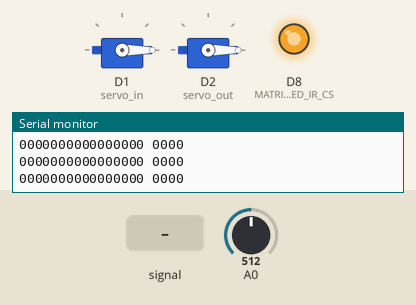
The sketch below on a simulated ESP8266 (NodeMCU). Shown: 2 × servo, output pins drawn as LEDs (lit = HIGH), the last lines printed to the serial monitor. The inputs (shaded band) are chosen by the test bench; at power-on: A0 = 512.

Above: at 0.5 s.
1.3 s: A0 fed a 200 Hz sine of ±81 counts around its level
At 3.9 s:
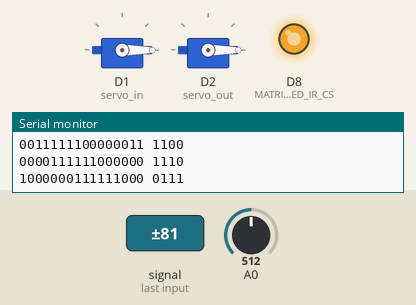
4.3 s: A0 set to 527
At 6.1 s:
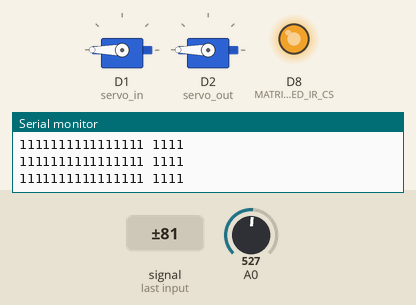
7.3 s: A0 set to 511
At 12.6 s:
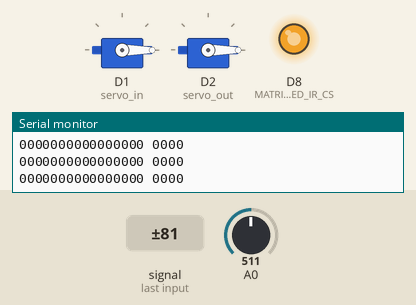
Timing chart, 0 to 16.3 s (numbered marks = the images above; inputs shaded):
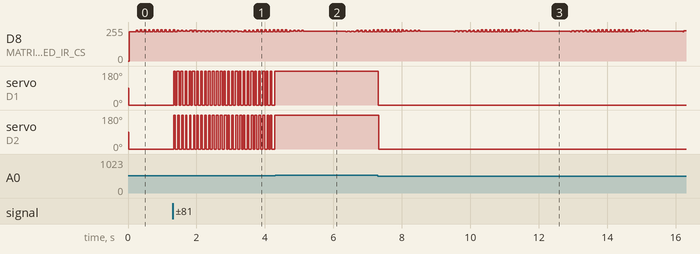

Measured:
- the behaviour switches between 512 and 513 on A0 (found by bisection; images 1 and 2)
- after the input at 1.3 s, servo on D1 (servo_in): alternates 180° for 0.05 s and 0° for 0.06 s, starting at once; servo on D2 (servo_out): alternates 180° for 0.05 s and 0° for 0.07 s, starting at once
- after the input at 4.3 s, servo on D1 (servo_in), servo on D2 (servo_out): stops changing and stays 180°
- after the input at 7.3 s, servo on D1 (servo_in), servo on D2 (servo_out): 180° → 0° at once

The sketch:

Matrix_LED_IR_test.ino
```cpp
#include "matrix_led_ir.h"
#include <Servo.h>

Servo servo_in;
Servo servo_out;

void setup() {
  // put your setup code here, to run once:
  init_matrixes();
  servo_in.attach(D1, 1010, 2010);  // attaches the servo on pin 9 to the servo object
  servo_out.attach(D2, 930, 1970);  // attaches the servo on pin 9 to the servo object
  Serial.begin(9600);
}

extern uint32_t ir_led_states;
uint8_t t=0;
void loop() {
  // put your main code here, to run repeatedly:
  delay(10);

  //ir_led_states = ir_led_states<<2;
  //if(ir_led_states==0)ir_led_states=2;
  char str[10];
  sprintf(str,"%02X",t);
  show_assign_matrix(str[0], 0);
  sprintf(str,"%02X",0xFF-t);
  show_free_matrix(str[0], str[1]);
  for(int i=0; i<16; i++){
    Serial.print(read_ir_sensor(i));
    set_led(i, read_ir_sensor(i));
  }
  Serial.print(" ");
  Serial.print(read_ir_sensor(IR_IN_BEFORE));
  Serial.print(read_ir_sensor(IR_IN_AFTER));
  Serial.print(read_ir_sensor(IR_OUT_BEFORE));
  Serial.print(read_ir_sensor(IR_OUT_AFTER));
  servo_in.write((!read_ir_sensor(IR_IN_BEFORE) || !read_ir_sensor(IR_IN_AFTER))?0:180);
  servo_out.write((!read_ir_sensor(IR_OUT_BEFORE) || !read_ir_sensor(IR_OUT_AFTER))?0:180);
  Serial.println();
  t++;
}
```

font.h
```cpp
//use the site https://xantorohara.github.io/led-matrix-editor to generate/view
//as byte arrays

const uint8_t FONT[][8] = {
{
  0b00000000,
  0b00111100,
  0b01100110,
  0b01101110,
  0b01110110,
  0b01100110,
  0b01100110,
  0b00111100
},{
  0b00000000,
  0b00011000,
  0b00011000,
  0b00111000,
  0b00011000,
  0b00011000,
  0b00011000,
  0b01111110
},{
  0b00000000,
  0b00111100,
  0b01100110,
  0b00000110,
  0b00001100,
  0b00110000,
  0b01100000,
  0b01111110
},{
  0b00000000,
  0b00111100,
  0b01100110,
  0b00000110,
  0b00011100,
  0b00000110,
  0b01100110,
  0b00111100
},{
  0b00000000,
  0b00001100,
  0b00011100,
  0b00101100,
  0b01001100,
  0b01111110,
  0b00001100,
  0b00001100
},{
  0b00000000,
  0b01111110,
  0b01100000,
  0b01111100,
  0b00000110,
  0b00000110,
  0b01100110,
  0b00111100
},{
  0b00000000,
  0b00111100,
  0b01100110,
  0b01100000,
  0b01111100,
  0b01100110,
  0b01100110,
  0b00111100
},{
  0b00000000,
  0b01111110,
  0b01100110,
  0b00001100,
  0b00001100,
  0b00011000,
  0b00011000,
  0b00011000
},{
  0b00000000,
  0b00111100,
  0b01100110,
  0b01100110,
  0b00111100,
  0b01100110,
  0b01100110,
  0b00111100
},{
  0b00000000,
  0b00111100,
  0b01100110,
  0b01100110,
  0b00111110,
  0b00000110,
  0b01100110,
  0b00111100
},{
  0b00000000,
  0b00111100,
  0b01100110,
  0b01100110,
  0b01111110,
  0b01100110,
  0b01100110,
  0b01100110
},{
  0b00000000,
  0b01111100,
  0b01100110,
  0b01100110,
  0b01111100,
  0b01100110,
  0b01100110,
  0b01111100
},{
  0b00000000,
  0b00111100,
  0b01100110,
  0b01100000,
  0b01100000,
  0b01100000,
  0b01100110,
  0b00111100
},{
  0b00000000,
  0b01111100,
  0b01100110,
  0b01100110,
  0b01100110,
  0b01100110,
  0b01100110,
  0b01111100
},{
  0b00000000,
  0b01111110,
  0b01100000,
  0b01100000,
  0b01111100,
  0b01100000,
  0b01100000,
  0b01111110
},{
  0b00000000,
  0b01111110,
  0b01100000,
  0b01100000,
  0b01111100,
  0b01100000,
  0b01100000,
  0b01100000
},{
  0b00000000,
  0b00000000,
  0b00000000,
  0b00000000,
  0b00000000,
  0b00000000,
  0b00000000,
  0b00000000
}
};
```

matrix_led_ir.cpp
```cpp
#include "matrix_led_ir.h"

#define MATRIX_FREE 0
#define MATRIX_ASSIGN 1

//order D-B-C-A
uint32_t ir_led_states = 0;//the value to be sent to the last 4 registers

uint8_t extra_ir = 0;

uint8_t matrix_transfer[8];//cmd_free_L dat_free_L cmd_free_R dat_free_R cmd_assign_L dat_assign_L cmd_assign_R dat_assign_R

void send_all(){
  digitalWrite(MATRIX_LED_IR_CS, LOW);
  delayMicroseconds(10);
  SPI.beginTransaction(SPISettings(SPI_CLOCK_MATRIX, MSBFIRST, SPI_MODE0));
  ///we have MATRIX_ASSIGN(4 bytes) -> MATRIX_FREE(4 bytes) -> IR in_out(1 byte) -> IR+LED(4 bytes)
  SPI.transfer((ir_led_states>>24)&0xFF);
  SPI.transfer((ir_led_states>>16)&0xFF);
  SPI.transfer((ir_led_states>> 8)&0xFF);
  SPI.transfer((ir_led_states>> 0)&0xFF);
  SPI.transfer(extra_ir);
  for(uint8_t i=0; i<8; i++)
    SPI.transfer(matrix_transfer[i]);

  SPI.endTransaction();
  digitalWrite(MATRIX_LED_IR_CS, HIGH);
  delayMicroseconds(10);
}

void send_all_matrixes(uint8_t cmd, uint8_t data){
  for(uint8_t i=0; i<8; i+=2){
    matrix_transfer[i]=cmd;
    matrix_transfer[i+1]=data;
  }
  send_all();
  for(uint8_t i=0; i<8; i++)
    matrix_transfer[i]=0;//in future send NOP
}

void init_matrixes(){
  SPI.begin();
  pinMode(MATRIX_LED_IR_CS, OUTPUT);
  digitalWrite(MATRIX_LED_IR_CS, HIGH);
  delayMicroseconds(50);

  send_all_matrixes(0x0C, 0xFF);//no shutdown
  send_all_matrixes(0x09, 0x00);//no decode
  send_all_matrixes(0x0A, 0xFF);//max intensity
  send_all_matrixes(0x0B, 0xFF);//scan all
  send_all_matrixes(0x0F, 0x00);//no test

      #ifdef DEBUG_MATR_IN_INIT
        static uint8_t patt = 0x55;
        //0x01 is up
        send_all_matrixes(0x01, patt);patt=~patt;//dummy data
        send_all_matrixes(0x02, patt);patt=~patt;//dummy data
        send_all_matrixes(0x03, patt);patt=~patt;//dummy data
        send_all_matrixes(0x04, patt);patt=~patt;//dummy data
        send_all_matrixes(0x05, patt);patt=~patt;//dummy data
        send_all_matrixes(0x06, patt);patt=~patt;//dummy data
        send_all_matrixes(0x07, 0);patt=~patt;//dummy data
        send_all_matrixes(0x08, patt);patt=~patt;//dummy data
        patt=~patt;
      #endif

}

void show_on_matrix(uint8_t matrix, char a, char b);

void show_free_matrix(char a, char b){
  show_on_matrix(MATRIX_FREE, a, b);
}

void show_assign_matrix(char a, char b){
  show_on_matrix(MATRIX_ASSIGN, a, b);
}

//0-9,A-F,BLANK; MSB is down
#include "font.h"

char convert_char_to_index(char c){
  if(c >= '0' && c <= '9')
    return (c-'0');
  if(c >= 'A' && c <= 'F')
    return (c-'A'+10);
  return (char)16;
}

void show_on_matrix(uint8_t matrix, char a, char b){
  uint8_t matr_offset = matrix==MATRIX_FREE?0:4;
  a = convert_char_to_index(a);
  if(b==0){
    for(uint8_t line = 0; line<8; line++){
      matrix_transfer[matr_offset+0] = line+1;
      matrix_transfer[matr_offset+1] = FONT[a][line]>>4;
      matrix_transfer[matr_offset+2] = line+1;
      matrix_transfer[matr_offset+3] = FONT[a][line]<<4;
      send_all();
    }
  }else{
    b = convert_char_to_index(b);

    for(uint8_t line = 0; line<8; line++){
      matrix_transfer[matr_offset+0] = line+1;
      matrix_transfer[matr_offset+1] = FONT[a][line];
      matrix_transfer[matr_offset+2] = line+1;
      matrix_transfer[matr_offset+3] = FONT[b][line];
      send_all();
    }
  }

  for(uint8_t i=0; i<8; i++)
    matrix_transfer[i]=0;//in future send NOP
}


//A1 A2 A3 A4 B1 B2 B3 B4 C1 C2 C3 C4 D1 D2 D3 D4
const uint8_t ir_shift_map[]={0, 2, 4, 6, 16, 18, 20, 22, 14, 12, 10, 8, 30, 28, 26, 24};

void set_led(uint8_t ledNum, uint8_t state){
  if(ledNum >= 16) return;

  if(state == HIGH){
    ir_led_states |= (1<<(ir_shift_map[ledNum]+1));
  }else{
    ir_led_states &= ~(1<<(ir_shift_map[ledNum]+1));
  }
  send_all();
}

#define IR_MASK 0x55555555

uint8_t read_ir_sensor(uint8_t sensorNumber){

  ir_led_states &= ~IR_MASK;
  extra_ir = 0;

  if(sensorNumber < 16)
    ir_led_states |= (1<<ir_shift_map[sensorNumber]);
  else
    extra_ir = 1<<(sensorNumber-16);
  send_all();
  delayMicroseconds(10);
  int adcValue = analogRead(A0);

  ir_led_states &= ~IR_MASK;
  extra_ir = 0;

  if(adcValue > ANALOG_TRESHOLD)
    return true;
  else
    return false;
}
```

matrix_led_ir.h
```cpp
#ifndef __MATRIX_LED_IR_INCLUDED
#define __MATRIX_LED_IR_INCLUDED

#include <stdint.h>
#include <SPI.h>

#define SPI_CLOCK_MATRIX (100000u)
#define MATRIX_LED_IR_CS D8

//#define DEBUG_MATR_IN_INIT

void init_matrixes();

//display two charcters on one of the matrix displays
//if b is 0 then a will be displayed in the middle
void show_free_matrix(char a, char b);
void show_assign_matrix(char a, char b);

#define IR_IN_BEFORE  19
#define IR_IN_AFTER   18
#define IR_OUT_BEFORE 16
#define IR_OUT_AFTER  17


void set_led(uint8_t ledNum, uint8_t state);


#define ANALOG_TRESHOLD 512

uint8_t read_ir_sensor(uint8_t sensorNumber);

#endif
```
